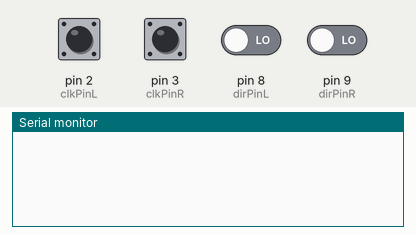
Simulated run of this sketch. Board: Arduino Uno, built with avr-gcc and run on an emulated ATmega328P. On the bench: the last lines printed to the serial monitor. Inputs (shaded band) come from the test bench; at power-on: pin 2 (clkPinL), pin 3 (clkPinR) HIGH, pin 8 (dirPinL), pin 9 (dirPinR) LOW.

Above: at 1.2 s.
1.3 s: pin 2 (clkPinL) pulsed LOW 2 times (0.12 s each, 0.3 s apart)
At 2.8 s:
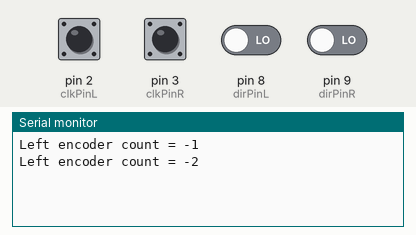
3.4 s: pin 3 (clkPinR) pulsed LOW 2 times (0.12 s each, 0.3 s apart)
At 4.4 s:
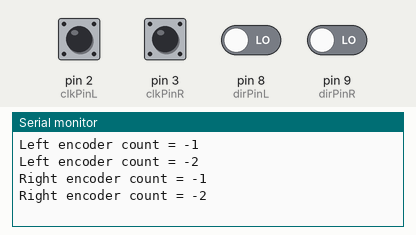

The sketch:

readTwoEncoders.ino
```cpp
// encoder variables
const int clkPinL = 2;
const int dirPinL = 8;
volatile int encoderCountL = 0;
volatile boolean changeFlagL = false;

const int clkPinR = 3;
const int dirPinR = 9;
volatile int encoderCountR = 0;
volatile boolean changeFlagR = false;

void setup() {
  Serial.begin(9600);
  pinMode(clkPinL, INPUT);
  pinMode(dirPinL, INPUT);
  pinMode(clkPinR, INPUT);
  pinMode(dirPinR, INPUT);
  attachInterrupt(0, encoderIntL, RISING);
  attachInterrupt(1, encoderIntR, RISING);
}

void loop() {
  if (changeFlagL) {
    changeFlagL = false;
    Serial.print("Left encoder count = ");
    Serial.println(encoderCountL);
  }

  if (changeFlagR) {
    changeFlagR = false;
    Serial.print("Right encoder count = ");
    Serial.println(encoderCountR);
  }

  delay(50);
}

void encoderIntL() {
  if (digitalRead(dirPinL) == HIGH)
    encoderCountL++;
  else
    encoderCountL--;
  changeFlagL = true;
}

void encoderIntR() {
  if (digitalRead(dirPinR) == HIGH)
    encoderCountR++;
  else
    encoderCountR--;
  changeFlagR = true;
}
```

Measured:
- after the input at 1.3 s, the serial monitor: prints a new line after 0.15 s (image 1)
- after the input at 3.4 s, the serial monitor: prints a new line after 0.15 s (image 2)
